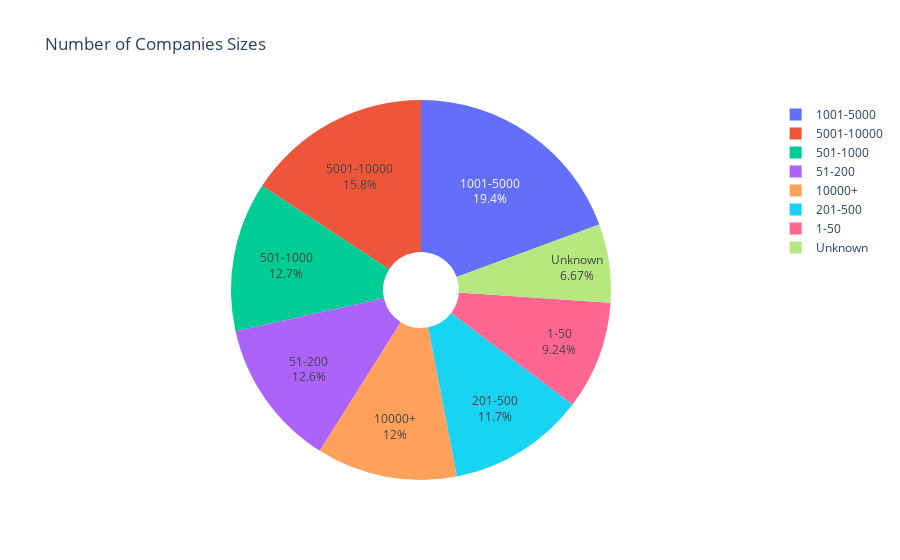

The notebook cell saved with this chart:
### Code cell
fig = go.Figure(data=[go.Pie(labels=df['Size'].unique(), values =df['Size'].value_counts(),textinfo='label+percent', hole=.2)])
fig.update_layout(title="Number of Companies Sizes")
fig.show()

### Figure 1 — Plotly figure (JSON) as saved in the notebook; plotly's stock layout.template omitted (floating-point values rounded to 4 significant figures)
{"data": [{"hole": 0.2, "labels": ["1001-5000", "5001-10000", "501-1000", "51-200", "10000+", "201-500", "1-50", "Unknown"], "textinfo": "label+percent", "type": "pie", "values": [128, 104, 84, 83, 79, 77, 61, 44]}], "layout": {"title": {"text": "Number of Companies Sizes"}}}
